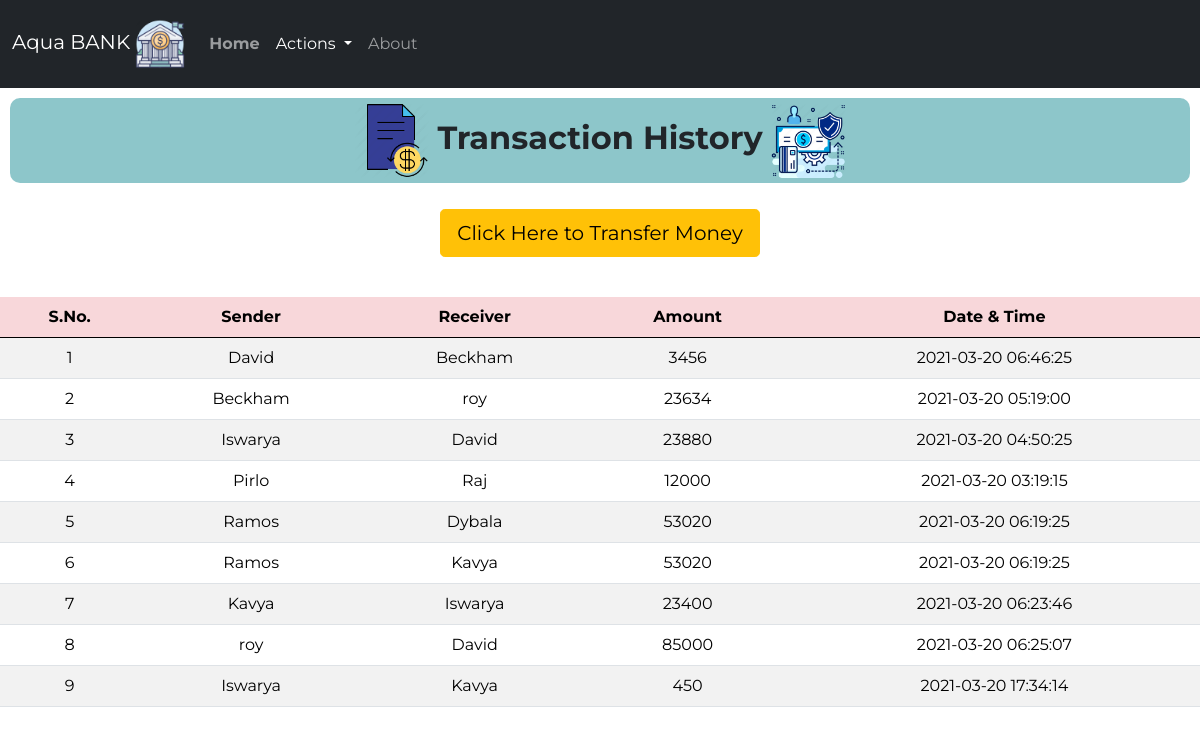
The page /history.php on the database its author committed.
### tables this page shows
CREATE TABLE `transaction` (
  `sno` int(3) NOT NULL,
  `sender` text NOT NULL,
  `receiver` text NOT NULL,
  `balance` int(8) NOT NULL,
  `datetime` datetime NOT NULL DEFAULT current_timestamp()
);

### history.php (the view, shortened to what this page needs)
<!doctype html>
<html lang="en">
<head>
    <link href="https://cdn.jsdelivr.net/npm/bootstrap@5.0.0-beta1/dist/css/bootstrap.min.css" rel="stylesheet"
>
    <link rel="stylesheet" href="css/style3.css">
</head>
<body>
    <nav class="navbar py-2 navbar-expand-lg navbar-dark bg-dark">
        <div class="container-fluid">
        <a class="navbar-brand" href="#">Aqua BANK <img src="logos/logo.webp" alt="Bank" width="50" height="50"></a>
            <div class="collapse navbar-collapse" id="navbarSupportedContent">
                <ul class="navbar-nav me-auto mb-8 mb-lg-0">
                    <li class="nav-item py-3">
                        <a class="nav-link" aria-current="page" href="index.php"><strong>Home</strong></a>
                    </li>
                    <li class="nav-item dropdown py-3">
                        <a class="nav-link dropdown-toggle active" href="#" id="navbarDropdown" role="button"
                            data-bs-toggle="dropdown" aria-expanded="false">
                            Actions
                        </a>
                    </li>
                    <li class="nav-item py-3">
                        <a class="nav-link" href="index.php">About</a>
                    </li>
                </ul>
            </div>
        </div>
    </nav>
<class class="welcome">
        <h2>
            <img src="logos/t1.png" alt="Bank" width="75" height="75" style="font-weight: bold;"> <strong>Transaction History</strong> <img
                src="logos/t2.webp" alt="Bank" width="75" height="75">
        </h2>
    </class>
<div class="d-grip gap-2 col-6 mx-auto text-center p-3 mb-2">
    <a href="money.php"><button type="button" class="btn btn-warning btn-lg mb-3">Click Here to Transfer Money</button></a>
</div>
       <div class="table-responsive-sm">
    <table class="table table-hover table-striped">
        <thead style="color : black;" class="table-danger">
            <tr>
                <th class="text-center">S.No.</th>
                <th class="text-center">Sender</th>
                <th class="text-center">Receiver</th>
                <th class="text-center">Amount</th>
                <th class="text-center">Date & Time</th>
            </tr>
        </thead>
        <tbody>
        <?php
include 'connect.php';
$sql ="SELECT * FROM transaction";
$query =mysqli_query($conn, $sql);
while($rows = mysqli_fetch_assoc($query))
{
?>
<tr style="color : black;">
            <td class="text-center py-2"><?php echo $rows['sno']; ?></td>
            <td class="text-center py-2"><?php echo $rows['sender']; ?></td>
            <td class="text-center py-2"><?php echo $rows['receiver']; ?></td>
            <td class="text-center py-2"><?php echo $rows['balance']; ?> </td>
            <td class="text-center py-2"><?php echo $rows['datetime']; ?> </td>
        <?php
}
        ?>
        </tbody>
    </table>
    </div>
</body>
</html>

### css/style3.css (style rules this page uses)
* { font-family: 'Montserrat', sans-serif; }
.welcome h2 { margin: 10px; padding: 5px; text-align: center; background-color:rgba(141, 198, 202, 0.993) ; border-radius: 10px; }

### rows shown on the page
transaction: sno "1", sender "David", receiver "Beckham", balance "3456", datetime "2021-03-20 06:46:25"
transaction: sno "2", sender "Beckham", receiver "roy", balance "23634", datetime "2021-03-20 05:19:00"
transaction: sno "3", sender "Iswarya", receiver "David", balance "23880", datetime "2021-03-20 04:50:25"
transaction: sno "4", sender "Pirlo", receiver "Raj", balance "12000", datetime "2021-03-20 03:19:15"
transaction: sno "5", sender "Ramos", receiver "Dybala", balance "53020", datetime "2021-03-20 06:19:25"
transaction: sno "6", sender "Ramos", receiver "Kavya", balance "53020", datetime "2021-03-20 06:19:25"
transaction: sno "7", sender "Kavya", receiver "Iswarya", balance "23400", datetime "2021-03-20 06:23:46"
transaction: sno "8", sender "roy", receiver "David", balance "85000", datetime "2021-03-20 06:25:07"
transaction: sno "9", sender "Iswarya", receiver "Kavya", balance "450", datetime "2021-03-20 17:34:14"
